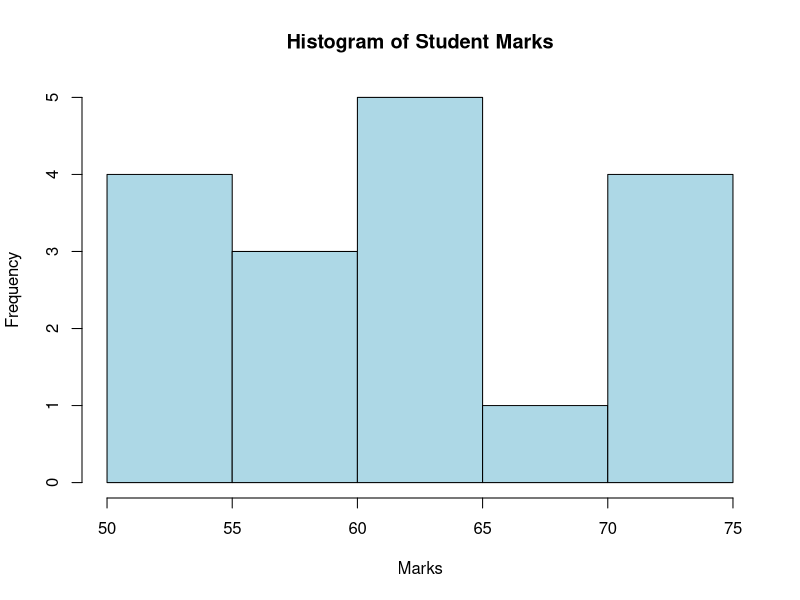

Write the R code that produced this figure.
# Marks data
marks <- c(55,60,71,63,55,65,50,55,58,59,
           61,63,65,67,71,72,75)

# Sort the data
marks <- sort(marks)

cat("Sorted Data:\n")
print(marks)

# (a) Equal-Frequency (Equi-depth) Partitioning
bins_equal_freq <- split(marks,
                         ceiling(seq_along(marks)/(length(marks)/3)))

cat("\nEqual-Frequency Partitioning:\n")
print(bins_equal_freq)

# (b) Equal-Width Partitioning
breaks <- seq(min(marks), max(marks), length.out=4)

cat("\nEqual-Width Intervals:\n")
print(breaks)

equal_width <- cut(marks,
                   breaks=breaks,
                   include.lowest=TRUE)

cat("\nEqual-Width Partitioning:\n")
print(split(marks, equal_width))

# Histogram
hist(marks,
     main="Histogram of Student Marks",
     xlab="Marks",
     col="lightblue",
     border="black")
